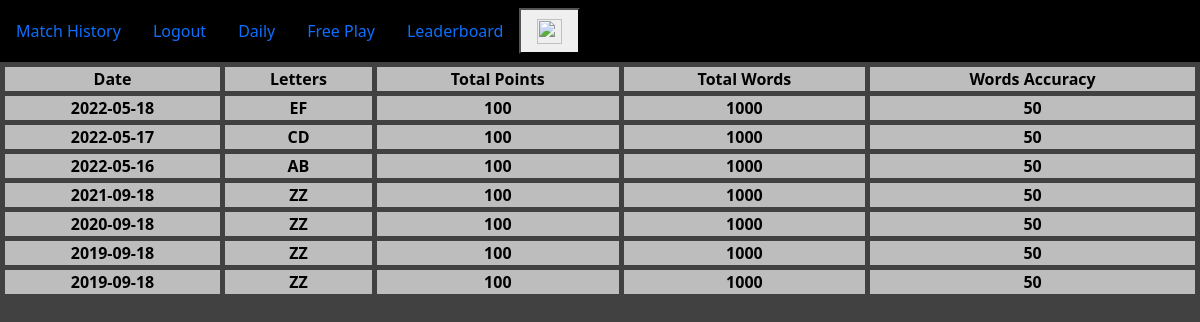
Page /matchHistory (signed in) on the committed database.
### app/models.py (models this page shows, shortened)
class History(db.Model):
    id = db.Column(db.Integer, primary_key=True)
    user_id = db.Column(db.Integer, db.ForeignKey('user.id'))
    date = db.Column(db.DateTime, nullable=False)
    letters = db.Column(db.String(2), nullable=False)
    points = db.Column(db.Integer, nullable=False)
    totalWords = db.Column(db.Integer, nullable=False)
    wordAccuracy = db.Column(db.Integer,nullable=False)

### app/routes.py (the view)
@app.route('/matchHistory')
@login_required
def matchHistory():
    data = current_user.histories
    sortedData = []
    for i in data:
        sortedData.append(
        {
            "date":str(i.date.date()),
            "letters":i.letters,
            "points":i.points,
            "totalWords":i.totalWords,
            "wordAccuracy":i.wordAccuracy
        }
        )
    sortedData.sort(key=lambda x : x.get('date'), reverse=True)
    return render_template('matchHistory.html', data=sortedData, title="Match History")

### app/models.py (called while the page is built)
@login.user_loader
def load_user(id):
    return User.query.get(int(id))

### app/templates/matchHistory.html
{% extends "base.html" %}
{% block content %}
    <table class="center" style="width: 100%">
        <tr>
            <th>Date</th>
            <th>Letters</th>
            <th>Total Points</th>
            <th>Total Words</th>
            <th>Words Accuracy</th>
        </tr>
        {% for item in data %}
            <tr>
                <th>{{ item.date }}</th>
                <th>{{ item.letters }}</th>
                <th>{{ item.points }}</th>
                <th>{{ item.totalWords }}</th>
                <th>{{ item.wordAccuracy }}</th>
            </tr>
        {% endfor %}
    </table>
{% endblock %}

### app/static/CSS/Styles.css (style rules this page uses)
body { text-align: center; }
#keys { background-color: #414141; }
html { background-color: #414141; }
table.center { color: black; margin-left: auto; margin-right: auto; border-collapse: separate; border-spacing: 5px; }
th, td { background-color: #bdbdbd; }

### app/static/CSS/Popup.css (style rules this page uses)
*, *:before, *:after { padding: 0; margin: 0; box-sizing: border-box; }

### rows in the picture
History: date "2022-05-18", letters "EF", points "100", totalWords "1000", wordAccuracy "50"
History: date "2022-05-17", letters "CD", points "100", totalWords "1000", wordAccuracy "50"
History: date "2022-05-16", letters "AB", points "100", totalWords "1000", wordAccuracy "50"
History: date "2021-09-18", letters "ZZ", points "100", totalWords "1000", wordAccuracy "50"
History: date "2020-09-18", letters "ZZ", points "100", totalWords "1000", wordAccuracy "50"
History: date "2019-09-18", letters "ZZ", points "100", totalWords "1000", wordAccuracy "50"
History: date "2019-09-18", letters "ZZ", points "100", totalWords "1000", wordAccuracy "50"
